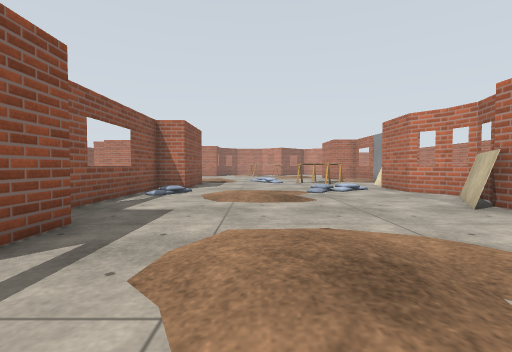
view 1 (above)

24 first-person views from a walk through a Gazebo world. The camera is 0.83 m above the floor, tilts 2° down and sees 85° across. The floor is counted in squares, 1 m on a side. Each view is taken from the middle of a square. On the plan, view 1 faces up. The plan holds only what a view shows up to about 10 squares ahead; the rest is blank. Surface patterns are stand-ins for the level's own textures.

view 2
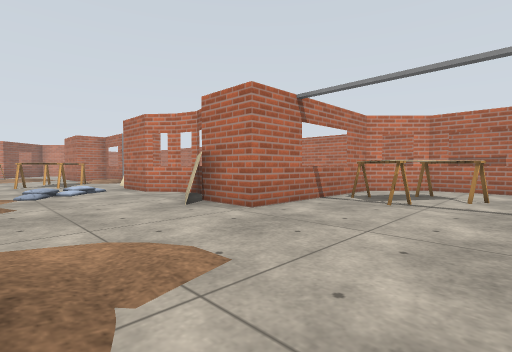

view 3
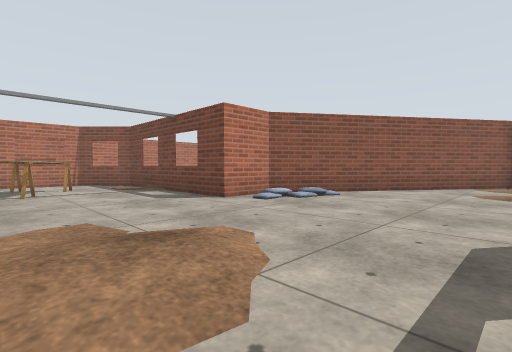

view 4
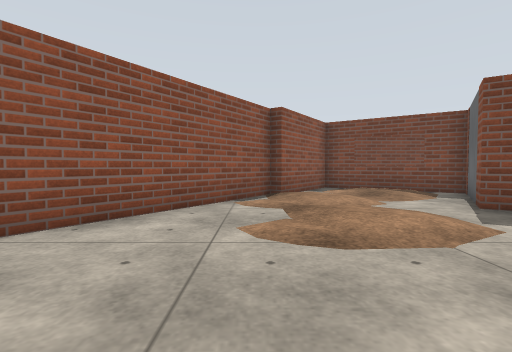

view 5
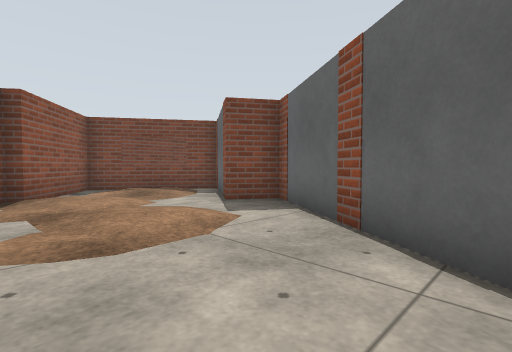

view 6
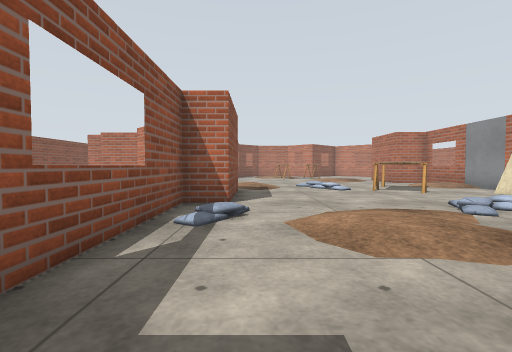

view 7
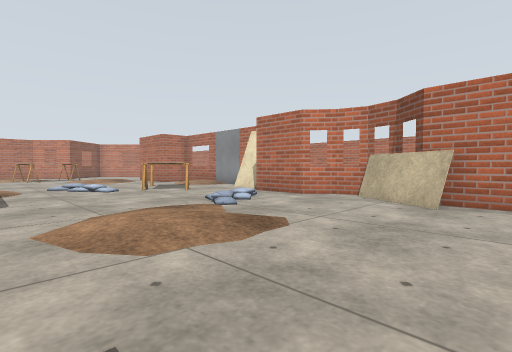

view 8
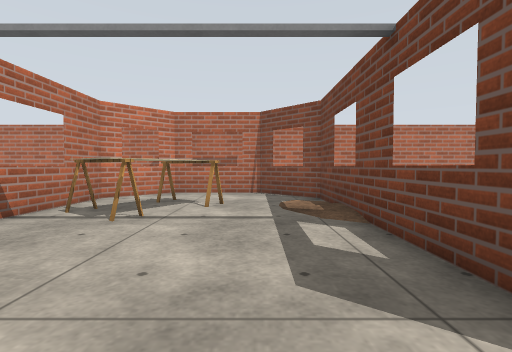

view 9
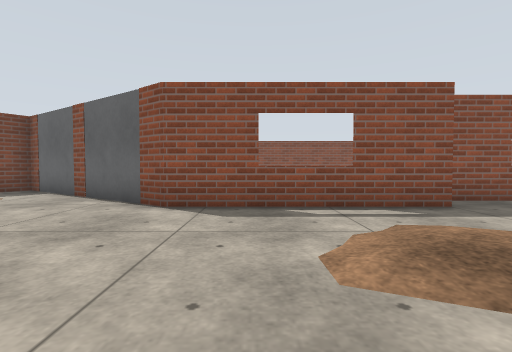

view 10
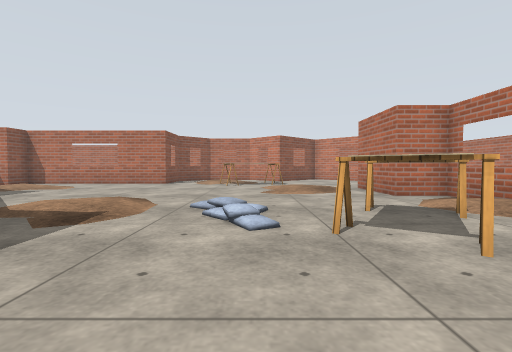

view 11
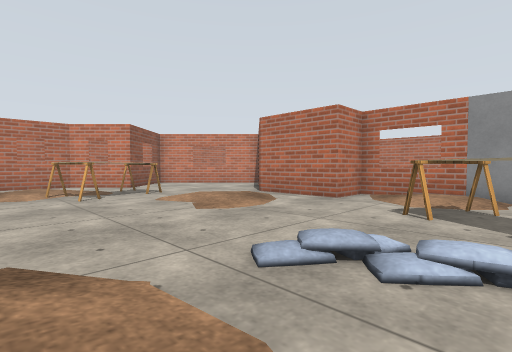

view 12
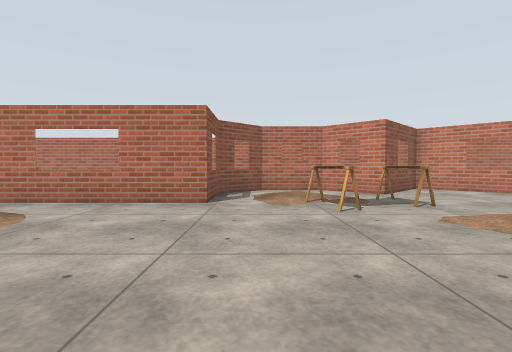

view 13
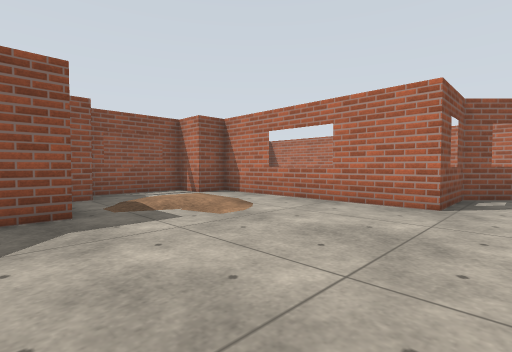

view 14
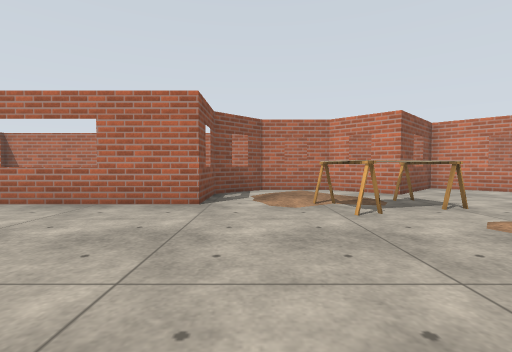

view 15
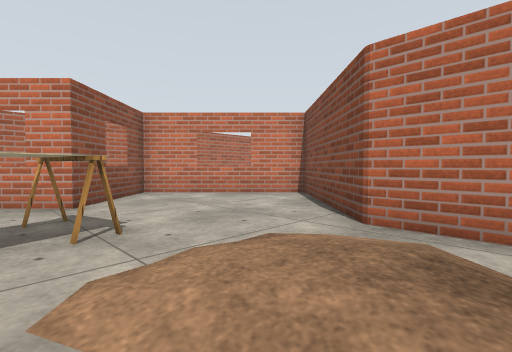

view 16
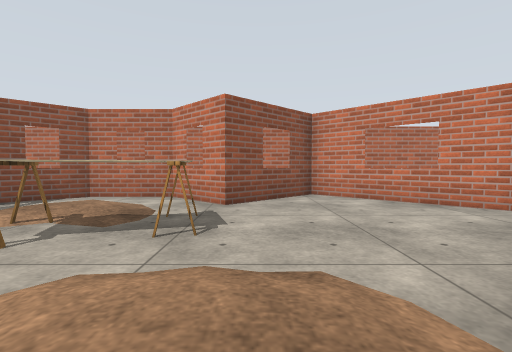

view 17
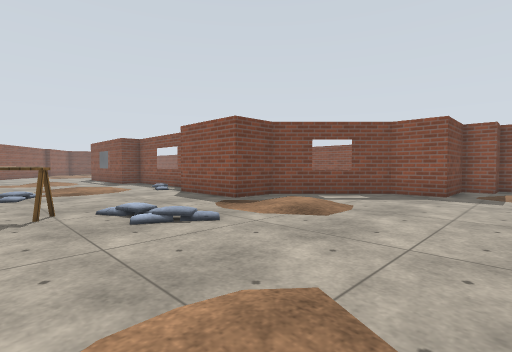

view 18
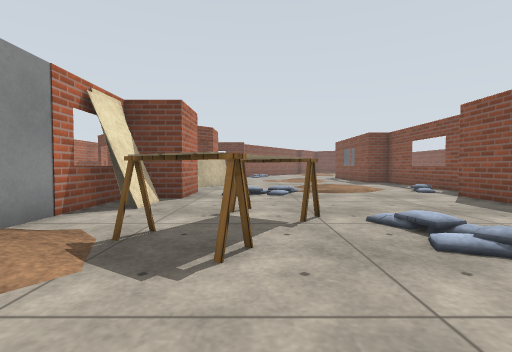

view 19
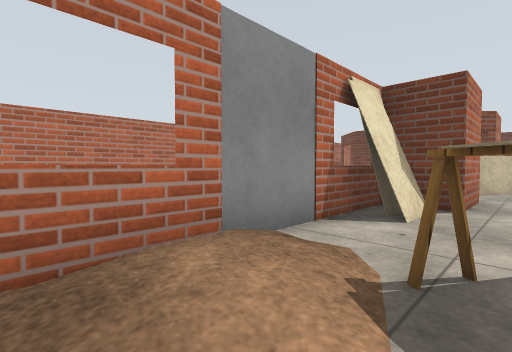

view 20
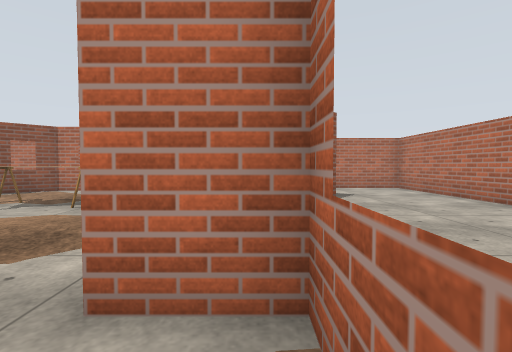

view 21
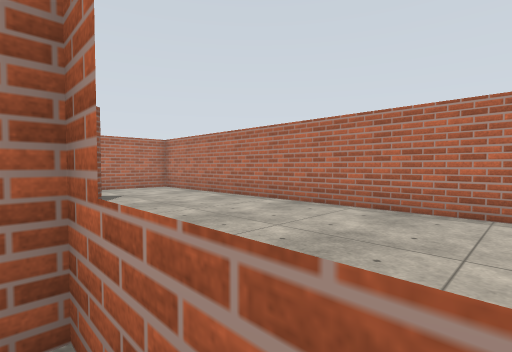

view 22
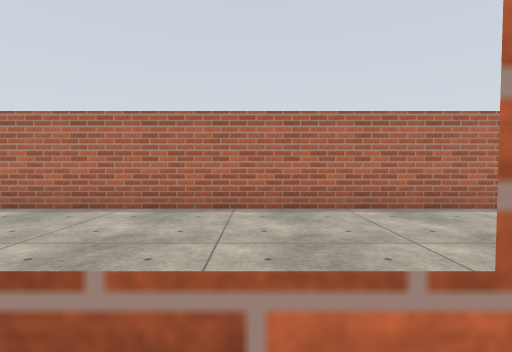

view 23
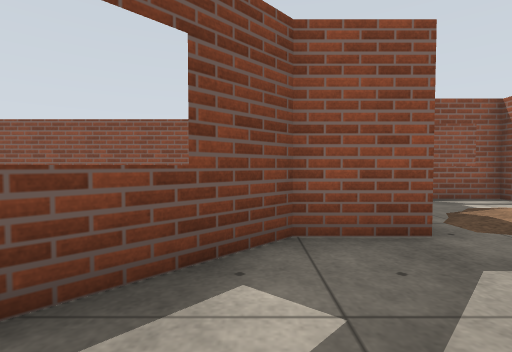

view 24
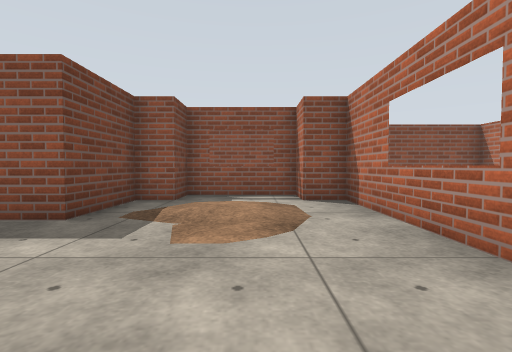

### Floor plan
Key: @ floor where view 1 was taken; # wall or solid block; x gap in a wall; . main floor; : floor 0.25 m higher than the main floor; / step, stairs or slope; = window, fence, low wall or low ledge; T thing the floor can be seen under or through.
Columns run from 12 left of view 1 to 12 right of it. Each row starts with its distance up from view 1.
 28 #      #####   #######
 27 #         #######.#  .
 26 #        #....##...= ...#
 25 #       #...........#...#
 24 #       #..:..T.....#...#
 23 # ###==##...TTT....# ...#
 22 ###.........T.....#  ...#
 21 #=..:.........//.#   ...#
 20 ##..:..........:.#   ...#
 19 ###..............#   ...#
 18   ###............##  ...#
 17     #..............= ...#
 16      #...:../..../:= ...#
 15       =.....//.##..# ...#
 14 #      #.....=x##..# ...#
 13 #       ##.....#...# ...#
 12 #        #........#   ..#
 11 #        #.......##    .#
 10 #       #...../=/#      #
  9 #       #//...//.#      #
  8 #       #/..:.....#     #
  7         =........##     #
  6         #........#      #
  5         #........#      #
  4         ##.......###=## #
  3          #..........#####
  2          #..........###.#
  1          =...........#..#
  0          #..@...........#
 -1          #.............##
 -2          #...../####=## #
 -3         #....../#       #
 -4         #...../##       #
 -5        #.......#        #
 -6       #.......#         #
 -7       #..:....#         #
 -8       #......#
 -9       #../..#
-10      #......#
-11      #.:/.##
-12      x....#
-13       ==.#
-14        ###

Where each view was taken, in squares from view 1:
view 1: 0 up, 0 right, facing up
view 2: 0 up, 1 right, facing up-right
view 3: 3 up, 2 left, facing down-right
view 4: 3 down, 1 left, facing down
view 5: 3 down, 1 left, facing down-left
view 6: 4 up, 2 left, facing up
view 7: 4 up, 2 left, facing up-right
view 8: 0 up, 3 right, facing right
view 9: 0 up, 3 right, facing left
view 10: 10 up, 1 right, facing up
view 11: 14 up, 2 left, facing up-right
view 12: 16 up, 2 left, facing up
view 13: 17 up, 2 left, facing up-left
view 14: 17 up, 2 left, facing up
view 15: 19 up, 1 right, facing up-right
view 16: 19 up, 3 right, facing up
view 17: 20 up, 3 right, facing down-left
view 18: 18 up, 3 right, facing down
view 19: 17 up, 4 right, facing down-right
view 20: 16 up, 6 right, facing up
view 21: 16 up, 6 right, facing up-right
view 22: 16 up, 6 right, facing right
view 23: 16 up, 4 left, facing left
view 24: 21 up, 3 left, facing left
